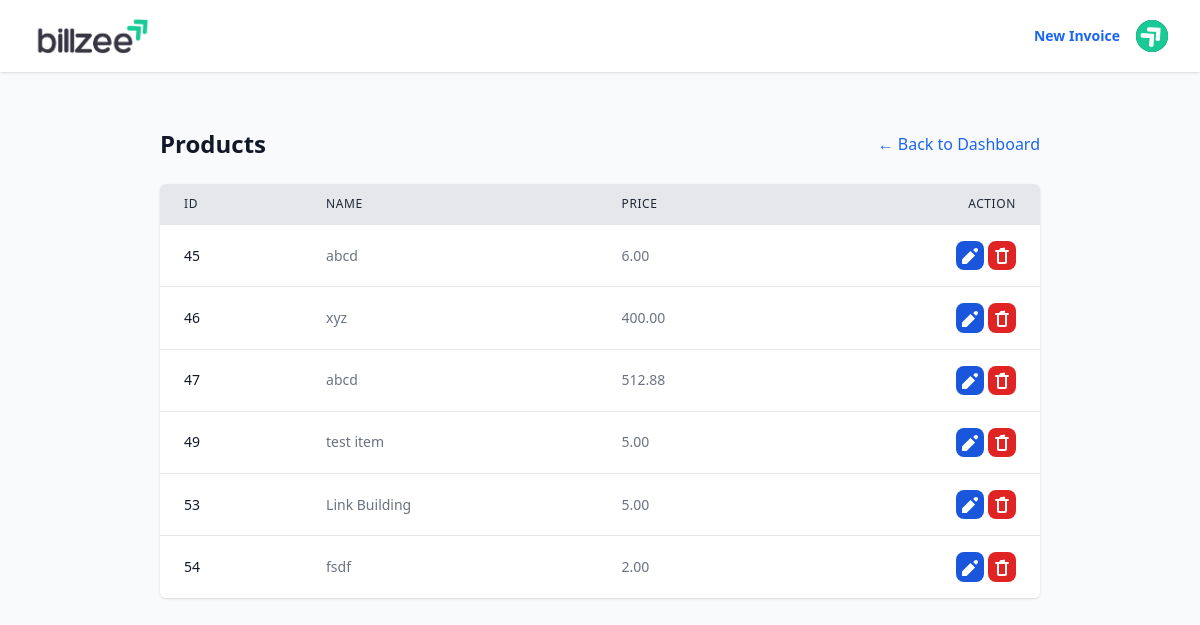
Page /invoices/products/ (signed in) on the committed database.
### invoices/models.py (models this page shows, shortened)
class Product(models.Model):
    invoice_item = models.OneToOneField(InvoiceItem, on_delete=models.CASCADE, primary_key=True)
    item_name = models.CharField(max_length=200)
    item_price = models.DecimalField(max_digits=10, decimal_places=2)

### invoices/views.py (the view)
# urls.py: path('products/', views.product_list, name='product_list'),
@login_required
def product_list(request):
    products = Product.objects.all()
    return render(request, 'products/product_list.html', {'products': products, 'title': 'Products'})

### templates/products/product_list.html (shortened to what this page needs)
{% extends 'base.html' %}
{% block content %}
<div class="container mx-auto px-4 py-8">
    <div class="flex justify-between items-center mb-6 lg:mx-14">
        <h1 class="text-2xl font-bold text-gray-900">{{ title }}</h1>
        <a href="{% url 'invoices:dashboard' %}" class="text-md text-blue-600 hover:text-gray-900">
            ← Back to Dashboard
        </a>
    </div>
    {% if products %}
    <div class="bg-white rounded-md shadow overflow-hidden lg:mx-14">
        <table class="min-w-full divide-y divide-gray-200">
            <thead class="bg-gray-200">
                <tr class="border-b-2 border-gray-900">
                    <th scope="col"
                        class="px-6 py-3 text-left text-xs font-medium text-gray-800 uppercase tracking-wider">ID</th>
                    <th scope="col"
                        class="px-6 py-3 text-left text-xs font-medium text-gray-800 uppercase tracking-wider">Name</th>
                    <th scope="col"
                        class="px-6 py-3 text-left text-xs font-medium text-gray-800 uppercase tracking-wider">Price
                    </th>
                    <th scope="col"
                        class="px-6 py-3 text-right text-xs font-medium text-gray-800 uppercase tracking-wider">Action
                    </th>
                </tr>
            </thead>
            <tbody class="bg-white divide-y divide-gray-200">
                {% for product in products %}
                <tr>
                    <td class="px-6 py-4 whitespace-nowrap text-sm font-medium text-gray-900">{{ product.pk }}</td>
                    <td class="px-6 py-4 whitespace-nowrap text-sm text-gray-500">{{ product.item_name }}</td>
                    <td class="px-6 py-4 whitespace-nowrap text-sm text-gray-500">{{ product.item_price }}</td>
                    <td class="px-6 py-4 whitespace-nowrap text-right text-sm font-medium ">
                        <button
                            onclick="openEditModal('{% url 'invoices:product_update' product.pk %}', '{{ product.item_name|escapejs }}', '{{ product.item_price }}')"
                            data-modal-target="authentication-modal" data-modal-toggle="authentication-modal"
                            class="text-white bg-blue-700 hover:bg-blue-800 focus:ring-4 focus:outline-none focus:ring-blue-300 font-medium rounded-lg text-sm p-1 text-center dark:bg-blue-600 dark:hover:bg-blue-700 dark:focus:ring-blue-800">
                            <svg xmlns="http://www.w3.org/2000/svg" class="h-5 w-5 inline-block" viewBox="0 0 20 20"
                                fill="currentColor">
                                <path
                                    d="M17.414 2.586a2 2 0 010 2.828l-1.414 1.414-2.828-2.828 1.414-1.414a2 2 0 012.828 0zM2 13.414V18h4.586l8.486-8.486-4.586-4.586L2 13.414z" />
                            </svg>
                        </button>
                        <form method="POST" action="{% url 'invoices:product_delete' product.pk %}" class="inline-block"
                            onsubmit="return confirm('Are you sure?');">
                            <button type="submit"
                                class="text-white p-1 font-medium rounded-lg text-sm bg-red-600 hover:bg-red-900 focus:ring-4 focus:outline-none focus:ring-red-300 text-center dark:bg-red-600 dark:hover:bg-red-900 dark:focus:ring-red-900"
                                title="Delete">
                                <svg xmlns="http://www.w3.org/2000/svg" class="h-5 w-5 inline-block" viewBox="0 0 20 20"
                                    fill="currentColor">
                                    <path fill-rule="evenodd"
                                        d="M9 2a1 1 0 00-.894.553L7 4H4a1 1 0 000 2h1v10a2 2 0 002 2h6a2 2 0 002-2V6h1a1 1 0 100-2h-3l-.106-.447A1 1 0 0011 2H9zM7 6h6v10H7V6z"
                                        clip-rule="evenodd" />
                                </svg>
                            </button>
                        </form>
                    </td>
                </tr>
                {% endfor %}
            </tbody>
        </table>
    </div>
    {% endif %}
</div>
{% endblock %}

### rows in the picture
Product: pk "45", item_name "abcd", item_price "6.00"
Product: pk "46", item_name "xyz", item_price "400.00"
Product: pk "47", item_name "abcd", item_price "512.88"
Product: pk "49", item_name "test item", item_price "5.00"
Product: pk "53", item_name "Link Building", item_price "5.00"
Product: pk "54", item_name "fsdf", item_price "2.00"

### other values in the picture
{{ title }} "Products"
